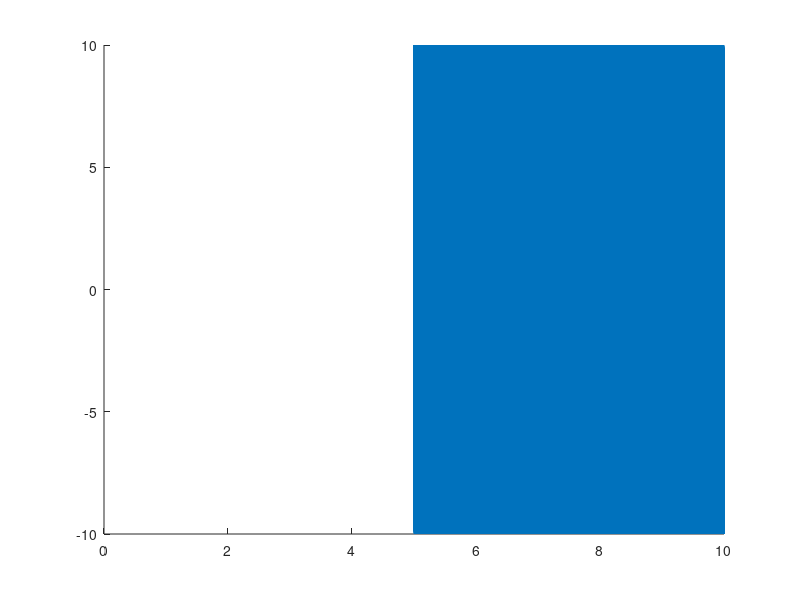

This figure's MATLAB source:

f = 4000;
Amp = 10;
fs = 44100;
ts = 1/fs;
T = 10;
t = 0:ts:T-ts;
y = Amp*sin(2*pi*f*t);
g1 = ones(1, fs*5); b1 = zeros(1, fs*5);
c = [b1 g1];
z = c.*y;
hold on;
plot(t, z);
filename = 'sin4000.wav';
audiowrite(filename, z, fs);
%sound(z,fs)
